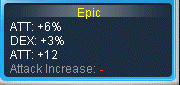
#> input picture ss/image_2023-06-11_23-32-31.png, 180 x 85 px, found by its file name; its folder holds only this picture in this run
$ python test.py
#> lines starting #> are read from the running program, lines starting #| are printed output that depends on the picture; after the words box and inside, x2 and y2 are one past the last pixel; in counts of white or black regions, pixels touching at a corner belong together
import cv2
import numpy as np
import pytesseract
import os

def solve(file_path):
    inputImage = cv2.imread(file_path)
#> inputImage is the input picture: shape (85, 180, 3); mean B, G, R 102.1, 81, 53.8
    scl = 2.2
    resized = cv2.resize(inputImage, None, fx=scl, fy=scl, interpolation=cv2.INTER_AREA)
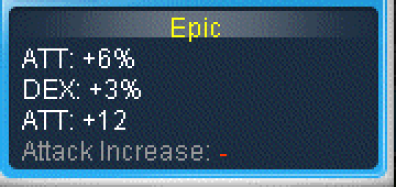
#> resized: shape (187, 396, 3); mean B, G, R 102.1, 81, 53.7
    im_gray = cv2.cvtColor(resized, cv2.COLOR_BGR2GRAY)
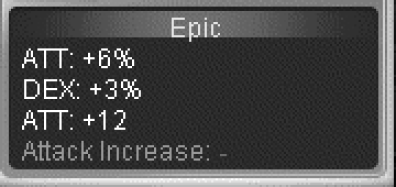
#> im_gray: shape (187, 396); min 1, max 255, mean 75.3
    thresh = 127
    im_bw = cv2.threshold(im_gray, thresh, 255, cv2.THRESH_BINARY)[1]
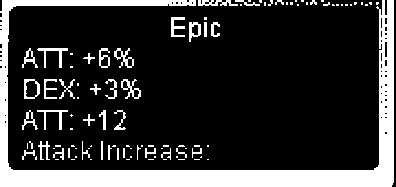
#> im_bw: shape (187, 396); 19.9% white; 103 white regions (64 under 20 px), largest, box (x1, y1, x2, y2) and area: (0, 0, 394, 187) 11521, (37, 48, 68, 68) 176, (121, 79, 141, 99) 154

    # text = pytesseract.image_to_string(im_bw)
    # print(text)

    cv2.imshow('im_bw', im_bw)

    inverted = 255 - im_bw
    horizontal = np.copy(inverted)
    cv2.imshow('inverted', inverted)

    cols = horizontal.shape[1]
#> cols = 396
    horizontal_size = cols - 50
#> horizontal_size = 346
    # Create structure element for extracting horizontal lines through morphology operations
    horizontalStructure = cv2.getStructuringElement(cv2.MORPH_RECT, (horizontal_size, 1))
    # Apply morphology operations
    horizontal = cv2.erode(horizontal, horizontalStructure)
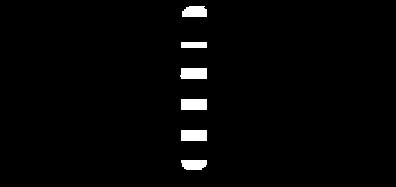
#> horizontal: shape (187, 396); 2% white; 6 white regions, box (x1, y1, x2, y2) and area: (180, 68, 207, 79) 288, (181, 99, 207, 110) 286, (181, 130, 207, 141) 286, (182, 6, 207, 17) 249, (181, 160, 207, 170) 230, (181, 42, 207, 48) 156
    horizontal = cv2.dilate(horizontal, horizontalStructure)
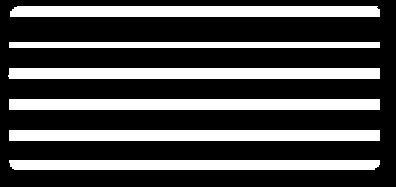
#> horizontal: shape (187, 396); 30% white; 6 white regions

    # Show extracted horizontal lines
    cv2.imshow('horizontal', horizontal)
    # Find the big contours/blobs on the filtered image:
    contours, hierarchy = cv2.findContours(horizontal, cv2.RETR_CCOMP, cv2.CHAIN_APPROX_SIMPLE)
#> contours = 6 contours; box (x1, y1, x2, y2) and area: (8, 68, 380, 79) 3702, (9, 130, 380, 141) 3700, (9, 99, 380, 110) 3700, (10, 6, 380, 17) 3666, (9, 160, 380, 170) 3303, (9, 42, 380, 48) 1850

    # Store the poly approximation and bound
    contoursPoly = [None] * len(contours)
#> contoursPoly = 6 items

    # We need some dimensions of the original image:
    imageHeight = im_bw.shape[0]
#> imageHeight = 187
    imageWidth = im_bw.shape[1]
#> imageWidth = 396

    # Look for the outer bounding boxes:

    y_coords = []
    for i, c in enumerate(contours):

        # Approximate the contour to a polygon:
        contoursPoly = cv2.approxPolyDP(c, 3, True)

        # Convert the polygon to a bounding rectangle:
        boundRect = cv2.boundingRect(contoursPoly)

        # Get the bounding rect's data:
        [x,y,w,h] = boundRect

        # Calculate line middle (vertical) coordinate,
        # Start point and end point:
        lineCenter = y + h//2

        y_coords.append(lineCenter)
#> this loop made 6 passes
#> (contoursPoly, x, y, w, h, lineCenter) on passes 1 to 5: ([[9, 160], [14, 169], [374, 169], [379, 160]], 9, 160, 371, 10, 165), ([[9, 130], [9, 140], [379, 140], [379, 130]], 9, 130, 371, 11, 135), ([[9, 99], [9, 109], [379, 109], [379, 99]], 9, 99, 371, 11, 104), ([[8, 75], [379, 78], [379, 68], [9, 68]], 8, 68, 372, 11, 73), ([[9, 42], [9, 47], [379, 47], [379, 42]], 9, 42, 371, 6, 45)
#> (x, y, w, h, lineCenter) on pass 6: (10, 6, 370, 11, 11)
#> after the loop, y_coords = [165, 135, 104, 73, 45, 11]

    y_coords.sort()
    prev_y = 0

    final_text = ''
    for y in y_coords:
        stat_line = im_bw[:, 10:-10][prev_y:y]
        cv2.imshow('stat_line' + str(y), stat_line)
        text = pytesseract.image_to_string(stat_line)
        final_text += text
        prev_y = y
        print(repr(text))
#> this loop made 1 pass
#> y on pass 1: 11
#> after the loop, final_text = ''

    # [25 lines of commented-out code are left out]

    if cv2.waitKey(0) and 0xff == ord('q'):
        cv2.destroyAllWindows()


mypath = os.getcwd() + '\ss'

files = []
for f in os.listdir(mypath):
    filepath = os.path.join(mypath, f)
    if os.path.isfile(filepath):
        files.append(filepath)

for filepath in files:
    solve(filepath)
#> (the call stopped at in solve, `text = pytesseract.image_to_string(stat_line)`: pytesseract is not available in this run)

$ run again, on ss/image_2023-06-12_00-00-25.png
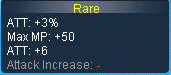
#> input picture ss/image_2023-06-12_00-00-25.png, 171 x 75 px, found by its file name
#> in solve, inputImage is the input picture: shape (75, 171, 3); mean B, G, R 83.5, 64.3, 42.9
#> in solve, `im_bw = cv2.threshold(im_gray, thresh, 255, cv2.THRESH_BINARY)[1]`:
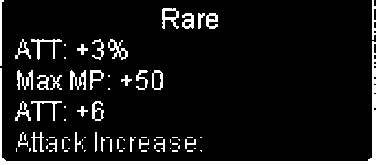
#> im_bw: shape (165, 376); 8.9% white; 82 white regions (45 under 20 px), largest, box (x1, y1, x2, y2) and area: (0, 41, 376, 165) 2141, (70, 70, 86, 90) 172, (162, 8, 179, 29) 171
#> in solve, `horizontal = cv2.dilate(horizontal, horizontalStructure)`:
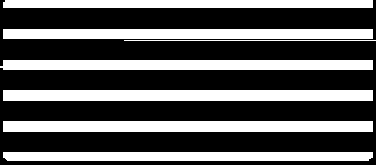
#> horizontal: shape (165, 376); 35.6% white; 7 white regions
#> contours = 7 contours, 1 with area under 20; largest, box (x1, y1, x2, y2) and area: (3, 121, 373, 132) 3690, (3, 90, 373, 101) 3690, (0, 60, 373, 70) 3325, (3, 29, 373, 39) 3321, (3, 152, 373, 161) 2936, (3, 0, 373, 8) 2580
#> in solve, `contoursPoly = [None] * len(contours)`: contoursPoly = 7 items
#> the loop in solve, `for i, c in enumerate(contours):` made 7 passes
#> (contoursPoly, x, y, w, h, lineCenter) on passes 1 to 6: ([[3, 152], [7, 160], [372, 157], [372, 152]], 3, 152, 370, 9, 156), ([[3, 121], [3, 131], [372, 131], [372, 121]], 3, 121, 370, 11, 126), ([[3, 90], [3, 100], [372, 100], [372, 90]], 3, 90, 370, 11, 95), ([[0, 66], [372, 69], [372, 60], [3, 60]], 0, 60, 373, 10, 65), ([[124, 40], [375, 40]], 124, 40, 252, 1, 40), ([[3, 29], [3, 38], [372, 38], [372, 29]], 3, 29, 370, 10, 34)
#> after the loop in solve, `for i, c in enumerate(contours):`: y_coords = [156, 126, 95, 65, 40, 34, 4]
#> the loop in solve, `for y in y_coords:` made 1 pass
#> y on pass 1: 4
#> after the loop in solve, `for y in y_coords:`: final_text = ''

$ run again, on ss/image_2023-06-11_23-35-07.png
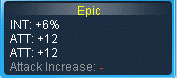
#> input picture ss/image_2023-06-11_23-35-07.png, 177 x 78 px, found by its file name
#> in solve, inputImage is the input picture: shape (78, 177, 3); mean B, G, R 91, 69.8, 44
#> in solve, `im_bw = cv2.threshold(im_gray, thresh, 255, cv2.THRESH_BINARY)[1]`:
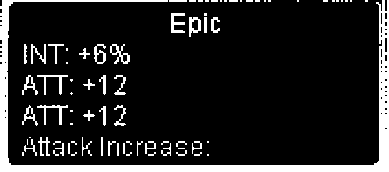
#> im_bw: shape (172, 389); 13% white; 80 white regions (43 under 20 px), largest, box (x1, y1, x2, y2) and area: (0, 0, 389, 172) 5840, (37, 105, 68, 125) 159, (171, 13, 185, 33) 157
#> in solve, `horizontal = cv2.dilate(horizontal, horizontalStructure)`:
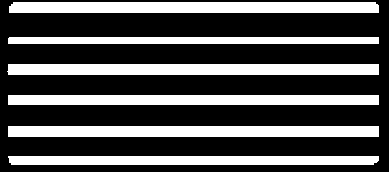
#> horizontal: shape (172, 389); 32.6% white; 6 white regions
#> contours = 6 contours; box (x1, y1, x2, y2) and area: (7, 64, 379, 75) 3701, (8, 126, 379, 137) 3700, (9, 2, 379, 13) 3673, (8, 95, 379, 105) 3330, (8, 156, 379, 165) 2938, (8, 37, 379, 44) 2220
#> in solve, `contoursPoly = [None] * len(contours)`: contoursPoly = 6 items
#> the loop in solve, `for i, c in enumerate(contours):` made 6 passes
#> (contoursPoly, x, y, w, h, lineCenter) on passes 1 to 5: ([[8, 156], [11, 164], [373, 164], [378, 156]], 8, 156, 371, 9, 160), ([[8, 126], [8, 136], [378, 136], [378, 126]], 8, 126, 371, 11, 131), ([[8, 95], [8, 104], [378, 104], [378, 95]], 8, 95, 371, 10, 100), ([[7, 71], [378, 74], [378, 64], [8, 64]], 7, 64, 372, 11, 69), ([[8, 38], [8, 43], [378, 43], [378, 37]], 8, 37, 371, 7, 40)
#> after the loop in solve, `for i, c in enumerate(contours):`: y_coords = [160, 131, 100, 69, 40, 7]
#> the loop in solve, `for y in y_coords:` made 1 pass
#> y on pass 1: 7
#> after the loop in solve, `for y in y_coords:`: final_text = ''
